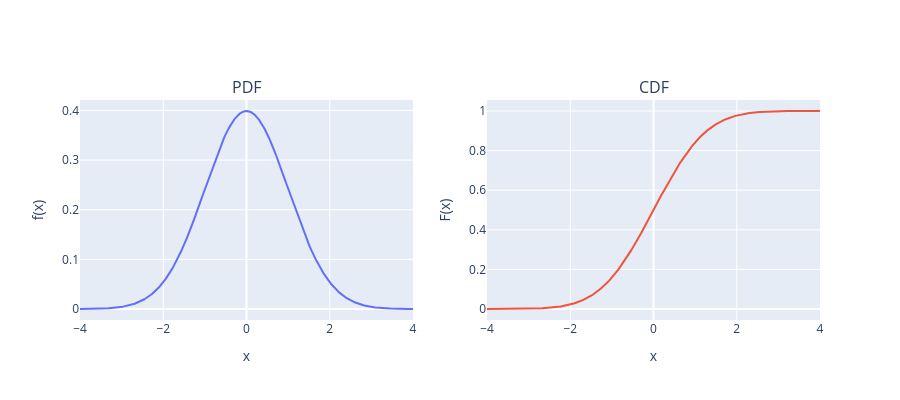

Notebook code cell kept with this figure:
### Code cell
import plotly.graph_objects as go
from plotly.subplots import make_subplots
import numpy as np
import scipy.stats as stats

def plot_cdf_pdf_plotly():
    # Generate 10000 evenly distributed values from -4 to 4
    x = np.linspace(-4.0, 4.0, 10000)

    # Compute their Probability Densities and Cumulative Distributions
    pdf = stats.norm.pdf(x)
    cdf = stats.norm.cdf(x)

    fig = make_subplots(rows=1, cols=2, subplot_titles=("PDF", "CDF"))

    fig.add_trace(
        go.Scatter(x=x, y=pdf),
        row=1, col=1
    )
    fig.update_xaxes(title_text="x", row=1, col=1)
    fig.update_yaxes(title_text="f(x)", row=1, col=1)

    fig.add_trace(
        go.Scatter(x=x, y=cdf),
        row=1, col=2
    )
    fig.update_xaxes(title_text="x", row=1, col=2)
    fig.update_yaxes(title_text="F(x)", row=1, col=2)

    # Update yaxis properties

    fig.update_layout(height=400, width=900, showlegend=False)
    fig.show()

plot_cdf_pdf_plotly()

### Figure 1 — Plotly figure (JSON) as saved in the notebook; plotly's stock layout.template omitted (floating-point values rounded to 4 significant figures; data arrays with more than 128 entries replaced by an {"elided": "..."} marker saying what was removed)
{"data": [{"type": "scatter", "x": {"elided": "10000 float values"}, "xaxis": "x", "y": {"elided": "10000 float values"}, "yaxis": "y"}, {"type": "scatter", "x": {"elided": "10000 float values"}, "xaxis": "x2", "y": {"elided": "10000 float values"}, "yaxis": "y2"}], "layout": {"annotations": [{"font": {"size": 16}, "showarrow": false, "text": "PDF", "x": 0.225, "xanchor": "center", "xref": "paper", "y": 1, "yanchor": "bottom", "yref": "paper"}, {"font": {"size": 16}, "showarrow": false, "text": "CDF", "x": 0.775, "xanchor": "center", "xref": "paper", "y": 1, "yanchor": "bottom", "yref": "paper"}], "height": 400, "showlegend": false, "width": 900, "xaxis": {"anchor": "y", "domain": [0, 0.45], "title": {"text": "x"}}, "xaxis2": {"anchor": "y2", "domain": [0.55, 1], "title": {"text": "x"}}, "yaxis": {"anchor": "x", "domain": [0, 1], "title": {"text": "f(x)"}}, "yaxis2": {"anchor": "x2", "domain": [0, 1], "title": {"text": "F(x)"}}}}
